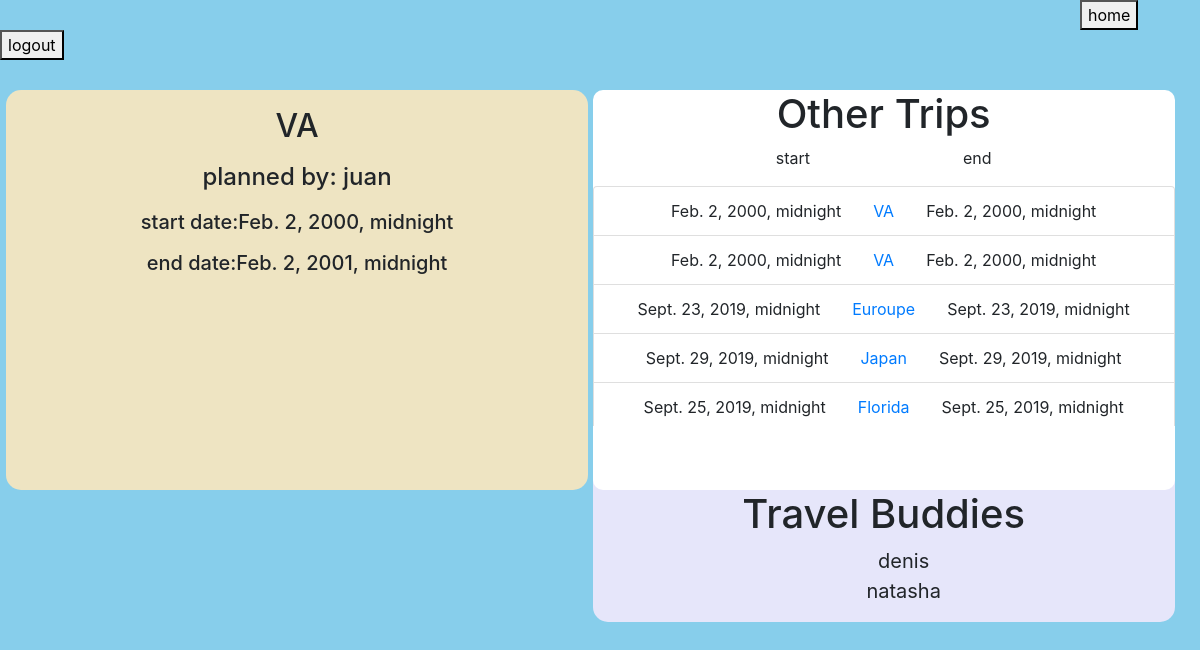
The page /trip/1 (signed in) on the database its author committed.
### python_exam_app/models.py (models this page shows, shortened)
class Trip(models.Model):
    destination =  models.CharField(max_length=255)
    start_date = created_at = models.DateTimeField()
    end_date = created_at = models.DateTimeField()
    plan = models.TextField()
    planner = models.ForeignKey(User, related_name='trips', on_delete=models.CASCADE)
    created_at = models.DateTimeField(auto_now_add=True)
    updated_at = models.DateTimeField(auto_now_add=True)
    buddies = models.ManyToManyField(User, related_name="trip")
    objects = TripManager()

class User(models.Model):
    name = models.CharField(max_length=255)
    alias = models.CharField(max_length=255)
    email = models.CharField(max_length=255)
    password = models.CharField(max_length=255)
    created_at = models.DateTimeField(auto_now_add=True)
    updated_at = models.DateTimeField(auto_now_add=True)
    objects = UserManager()

### python_exam_app/views.py (the view)
# urls.py: path('trip/<int:number>', views.trip_info),
def trip_info(request, number):
    if 'id' not in request.session:
        return redirect('/')
    else:
        this_trip = Trip.objects.get(id=number)
        this_trip_buddies = this_trip.buddies.exclude(id = request.session['id'])
        all_trips = Trip.objects.all().order_by('created_at')
        context = {
            'this_trip' : this_trip,
            'this_trip_buddies' : this_trip_buddies,
            'all_trips' : all_trips,
        }
    return render(request, 'trip_info.html', context)

### python_exam_app/templates/trip_info.html (shortened to what this page needs)
<!DOCTYPE html>
<html lang="en">
<head>
    <link rel="stylesheet" href="https://stackpath.bootstrapcdn.com/bootstrap/4.3.1/css/bootstrap.min.css">
</head>
<body>
    <div id="maincontainer" >
        <a  id="logout_button" href="/travels"><button>home</button></a>
        <a  href="/logout"><button>logout</button></a>
        <br>
        <div id="reviews_container">
            <div class="inline" id="my_reviews">
                <h2>{{this_trip.destination}}</h3>
                <h4>planned by: {{this_trip.planner.name}}</h4>
                <h5>start date:{{this_trip.start_date}}</h5>
                <h5>end date:{{this_trip.end_date}}</h5>
            </div>
            <div class="inline " id="all_reviews">
                <div class="inline" id="other_books_container">
                        <h1>Other Trips</h1>
                        <p>start &emsp;&emsp;&emsp;&emsp;&emsp;&emsp;&emsp;&emsp;&emsp; end</p>
                        <div id="list_of_books">
                            <ul class="list-group">
                                {% for trip in all_trips %}
                                    <li class="list-group-item">{{trip.start_date}}&emsp;&emsp;<a href="/trip/{{trip.id}}">{{trip.destination}}</a>&emsp;&emsp;{{trip.start_date}}</li>
                                {% endfor %}
                            </ul>
                        </div>
                    </div>
                <div >
                    <h1>Travel Buddies</h1>
                    <ul>
                    {% for buddy in this_trip_buddies %}
                        <li style="font-size: 20px;">{{buddy.name}}</li>
                    {% endfor %}
                    </ul>
                </div>
            </div>
        </div>
    </div>
    </body>
</html>

### python_exam_app/templates/trip_info.html (style rules this page uses)
#maincontainer { background-color: skyblue; min-height: 1000px; }
ul { list-style-type: none; }
h1 { display: inline-block; }
h2,h3,h4,h5 { margin: 3%; }
#logout_button { margin-left: 90%; }
#reviews_container { width: 99%; margin: 30px auto; }
#my_reviews { background-color: #eee4c2; }
#all_reviews { background-color: lavender; }
.inline { display: inline-block; width: 49%; vertical-align: top; text-align: center; border-radius: 15px; min-height: 400px; }
#other_books_container { width: 100%; height: 300px; background-color: #fff; border-radius: 10px; }
#list_of_books { width: 100%; height: 240px; overflow: auto; }
#list_of_books ul { list-style-type: none; }
* { -webkit-box-sizing: content-box; -moz-box-sizing: content-box; box-sizing: content-box; }
*:before,*:after { -webkit-box-sizing: content-box; -moz-box-sizing: content-box; box-sizing: content-box; }

### rows shown on the page
Trip: destination "VA", planner.name "juan", start_date "Feb. 2, 2000, midnight", end_date "Feb. 2, 2001, midnight"
Trip: start_date "Feb. 2, 2000, midnight", destination "VA"
Trip: start_date "Sept. 23, 2019, midnight", destination "Euroupe"
Trip: start_date "Sept. 29, 2019, midnight", destination "Japan"
Trip: start_date "Sept. 25, 2019, midnight", destination "Florida"
User: name "denis"
User: name "natasha"
